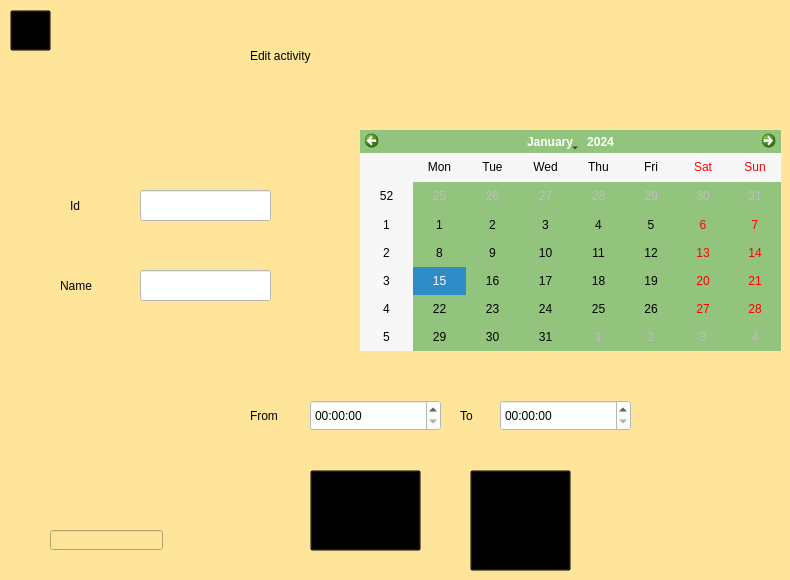
    <widget class="QWidget" name="page_7">
     <property name="styleSheet">
      <string notr="true">background-color: rgb(255, 229, 153);</string>
     </property>
     <widget class="QLabel" name="label_31">
      <property name="geometry">
       <rect>
        <x>70</x>
        <y>190</y>
        <width>21</width>
        <height>31</height>
       </rect>
      </property>
      <property name="styleSheet">
       <string notr="true">
font: 14pt &quot;Comic Sans MS&quot;;</string>
      </property>
      <property name="text">
       <string>Id</string>
      </property>
     </widget>
     <widget class="QLineEdit" name="lineEdit_Id_3">
      <property name="geometry">
       <rect>
        <x>140</x>
        <y>190</y>
        <width>131</width>
        <height>31</height>
       </rect>
      </property>
      <property name="styleSheet">
       <string notr="true">background-color: rgb(255, 255, 255);</string>
      </property>
      <property name="readOnly">
       <bool>true</bool>
      </property>
     </widget>
     <widget class="QLineEdit" name="lineEdit_name_3">
      <property name="geometry">
       <rect>
        <x>140</x>
        <y>270</y>
        <width>131</width>
        <height>31</height>
       </rect>
      </property>
      <property name="styleSheet">
       <string notr="true">background-color: rgb(255, 255, 255);</string>
      </property>
     </widget>
     <widget class="QLabel" name="label_32">
      <property name="geometry">
       <rect>
        <x>60</x>
        <y>270</y>
        <width>51</width>
        <height>31</height>
       </rect>
      </property>
      <property name="styleSheet">
       <string notr="true">
font: 14pt &quot;Comic Sans MS&quot;;</string>
      </property>
      <property name="text">
       <string>Name</string>
      </property>
     </widget>
     <widget class="QTimeEdit" name="timeEdit_endtime_3">
      <property name="geometry">
       <rect>
        <x>500</x>
        <y>400</y>
        <width>131</width>
        <height>31</height>
       </rect>
      </property>
      <property name="styleSheet">
       <string notr="true">background-color: rgb(255, 255, 255);
font: 75 14pt &quot;MS Shell Dlg 2&quot;;</string>
      </property>
     </widget>
     <widget class="QLabel" name="label_34">
      <property name="geometry">
       <rect>
        <x>170</x>
        <y>390</y>
        <width>71</width>
        <height>51</height>
       </rect>
      </property>
      <property name="styleSheet">
       <string notr="true">image: url(:/IMG/IMG/icons8-clock-512.png);
background-color: rgb(0, 0, 0, 0%);</string>
      </property>
      <property name="text">
       <string/>
      </property>
     </widget>
     <widget class="QTimeEdit" name="timeEdit_starttime_3">
      <property name="geometry">
       <rect>
        <x>310</x>
        <y>400</y>
        <width>131</width>
        <height>31</height>
       </rect>
      </property>
      <property name="styleSheet">
       <string notr="true">background-color: rgb(255, 255, 255);
font: 75 14pt &quot;MS Shell Dlg 2&quot;;</string>
      </property>
     </widget>
     <widget class="QCalendarWidget" name="calendarWidget_3">
      <property name="geometry">
       <rect>
        <x>360</x>
        <y>130</y>
        <width>421</width>
        <height>221</height>
       </rect>
      </property>
      <property name="styleSheet">
       <string notr="true">
background-color: rgb(147, 196, 125);</string>
      </property>
     </widget>
     <widget class="QToolButton" name="toolButton_29">
      <property name="geometry">
       <rect>
        <x>310</x>
        <y>470</y>
        <width>111</width>
        <height>81</height>
       </rect>
      </property>
      <property name="styleSheet">
       <string notr="true">background-color: rgb(0, 0, 0, 0%);</string>
      </property>
      <property name="text">
       <string>...</string>
      </property>
      <property name="icon">
       <iconset resource="Image.qrc">
        <normaloff>:/IMG/IMG/icons8-checked-480 (2).png</normaloff>:/IMG/IMG/icons8-checked-480 (2).png</iconset>
      </property>
      <property name="iconSize">
       <size>
        <width>80</width>
        <height>80</height>
       </size>
      </property>
     </widget>
     <widget class="QLabel" name="label_8">
      <property name="geometry">
       <rect>
        <x>250</x>
        <y>10</y>
        <width>371</width>
        <height>91</height>
       </rect>
      </property>
      <property name="styleSheet">
       <string notr="true">background-color: rgb(0, 0, 0, 0%);
font: 48pt &quot;Comic Sans MS&quot;;</string>
      </property>
      <property name="text">
       <string>Edit activity</string>
      </property>
     </widget>
     <widget class="QLineEdit" name="lineEdit_3">
      <property name="geometry">
       <rect>
        <x>50</x>
        <y>530</y>
        <width>113</width>
        <height>20</height>
       </rect>
      </property>
     </widget>
     <widget class="QToolButton" name="toolButton_48">
      <property name="geometry">
       <rect>
        <x>10</x>
        <y>10</y>
        <width>41</width>
        <height>41</height>
       </rect>
      </property>
      <property name="styleSheet">
       <string notr="true">background-color: rgb(0, 0, 0, 0%);
</string>
      </property>
      <property name="text">
       <string>...</string>
      </property>
      <property name="icon">
       <iconset resource="Image.qrc">
        <normaloff>:/IMG/IMG/icons8-back-52.png</normaloff>:/IMG/IMG/icons8-back-52.png</iconset>
      </property>
      <property name="iconSize">
       <size>
        <width>80</width>
        <height>80</height>
       </size>
      </property>
     </widget>
     <widget class="QLabel" name="label_33">
      <property name="geometry">
       <rect>
        <x>250</x>
        <y>400</y>
        <width>51</width>
        <height>31</height>
       </rect>
      </property>
      <property name="styleSheet">
       <string notr="true">
font: 14pt &quot;Comic Sans MS&quot;;</string>
      </property>
      <property name="text">
       <string>From</string>
      </property>
     </widget>
     <widget class="QLabel" name="label_35">
      <property name="geometry">
       <rect>
        <x>460</x>
        <y>400</y>
        <width>31</width>
        <height>31</height>
       </rect>
      </property>
      <property name="styleSheet">
       <string notr="true">
font: 14pt &quot;Comic Sans MS&quot;;</string>
      </property>
      <property name="text">
       <string>To</string>
      </property>
     </widget>
     <widget class="QToolButton" name="toolButton_27">
      <property name="geometry">
       <rect>
        <x>470</x>
        <y>470</y>
        <width>101</width>
        <height>101</height>
       </rect>
      </property>
      <property name="styleSheet">
       <string notr="true">background-color: rgb(0, 0, 0, 0%);</string>
      </property>
      <property name="text">
       <string/>
      </property>
      <property name="icon">
       <iconset resource="Image.qrc">
        <normaloff>:/IMG/IMG/icons8-arrow-pointing-left-80.png</normaloff>:/IMG/IMG/icons8-arrow-pointing-left-80.png</iconset>
      </property>
      <property name="iconSize">
       <size>
        <width>1000</width>
        <height>1000</height>
       </size>
      </property>
     </widget>
     <zorder>lineEdit_3</zorder>
     <zorder>label_31</zorder>
     <zorder>lineEdit_Id_3</zorder>
     <zorder>lineEdit_name_3</zorder>
     <zorder>label_32</zorder>
     <zorder>timeEdit_endtime_3</zorder>
     <zorder>label_34</zorder>
     <zorder>timeEdit_starttime_3</zorder>
     <zorder>calendarWidget_3</zorder>
     <zorder>toolButton_29</zorder>
     <zorder>label_8</zorder>
     <zorder>toolButton_48</zorder>
     <zorder>label_33</zorder>
     <zorder>label_35</zorder>
     <zorder>toolButton_27</zorder>
    </widget>
